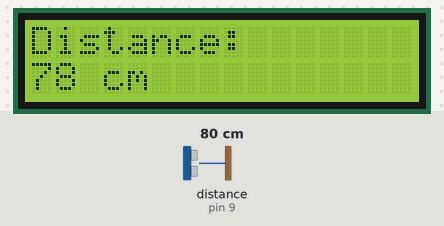
Bench run of a sketch on a simulated Arduino Uno, built with avr-gcc and run on an emulated ATmega328P. Parts: 16×2 character LCD. Wiring (inferred from the names in the program): ultrasonic range finder: trigger pin 8; echo pin 9. Inputs (shaded band) come from the test bench; at power-on: distance to the obstacle (sensor on pin 9) 80 cm. The echo pulse lasts 58.3 µs per cm; storage starts empty; what the sketch prints to the serial monitor is not drawn.

Above: at 2.2 s.
2.3 s: distance to the obstacle (sensor on pin 9) set to 2 cm
At 7.0 s:
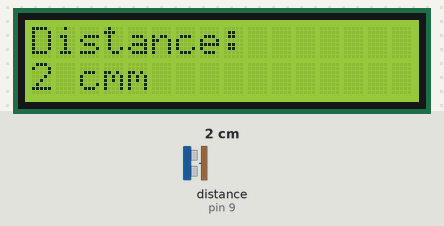
8.3 s: distance to the obstacle (sensor on pin 9) set to 4 cm
At 12.1 s:
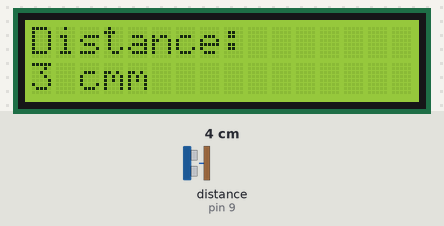
13.1 s: distance to the obstacle (sensor on pin 9) set to 9 cm
At 16.8 s:
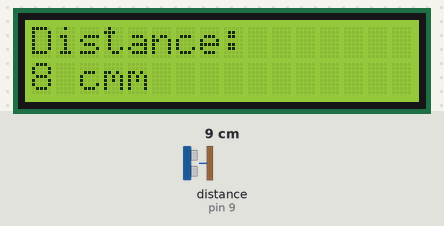
Timing chart, 0 to 18.3 s (numbered marks = the images above; inputs shaded):
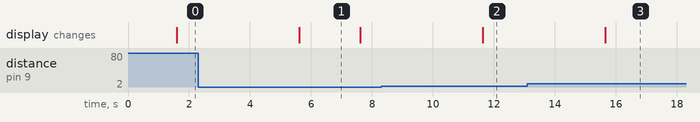

Measured:
- after the input at 2.3 s, the display: changes after 3.3 s (image 1)
- after the input at 8.3 s, the display: changes after 3.3 s (image 2)
- after the input at 13.1 s, the display: changes after 2.5 s (image 3)
- what the display in image 1 shows lasts 2.0 s, from 5.6 s to 7.6 s

The sketch:

sdcard_usonic_LCD.ino
```cpp
//Connections:  MOSI - pin 11, MISO - pin 12, CLK - pin 13, CS - pin 10

#include <LiquidCrystal.h> // includes the LiquidCrystal Library
#include <SD.h>
#include <SPI.h>

LiquidCrystal lcd(19, 18, 17, 16, 15, 14); // Creates an LCD object. Parameters: (rs, enable, d4, d5, d6, d7)

int cs = 10; // Set Chip Select to pin ten

File myFile;  // a File Object

// defines pins numbers
const int trigPin = 8;
const int echoPin = 9;

// defines variables
long duration;
int distance;

void setup()
{
  //
  char myFileName[] = "MyFile.txt";  // The name of the file we will create

  lcd.begin(16,2);

  // Open serial communications and wait for port to open:
  Serial.begin(9600);
  while (!Serial) {

  }
  Serial.println("Initializing SD card...");
  Serial.println();

  pinMode(cs, OUTPUT);

  // Documentation says you're supposed to do this
  // even if you don't use it:
  pinMode(SS, OUTPUT);

  // see if the card is present and can be initialized:
  if (!SD.begin(cs)) {
    Serial.println("SD did not initiliaze");
    while (1) ;
  }
  Serial.println("SD initialized.");


 // Lets check to make sure that the SD card doesn't already have our file
  if (! SD.exists(myFileName)){
     // This next statement will open a file for writing if it exists
     // If it does not exist, it will create that file. That's what we're doing here.
     myFile = SD.open(myFileName, FILE_WRITE);
     // This next statement checks to see if the file
     myFile.println("My 1st Line of Data");  // Send Your First Line to that file
     myFile.flush();  // Save it.
  }
  else{
    // We got here because the file already exists.
    // Therefore we're simple opening the file and writing to it. We will add another line at the end.
    myFile = SD.open(myFileName, FILE_WRITE);
    myFile.println("Another Line of Data");  // Send Your First Line to that file
    myFile.flush();

  }

  Serial.println("Done Writing");

  pinMode(trigPin, OUTPUT); // Sets the trigPin as an Output
  pinMode(echoPin, INPUT); // Sets the echoPin as an Input
}

void loop()
{
  // Clears the trigPin
  digitalWrite(trigPin, LOW);
  delayMicroseconds(2);

  // Sets the trigPin on HIGH state for 10 micro seconds
  digitalWrite(trigPin, HIGH);
  delayMicroseconds(10);
  digitalWrite(trigPin, LOW);

  // Reads the echoPin, returns the sound wave travel time in microseconds
  duration = pulseIn(echoPin, HIGH);

  // Calculating the distance
  distance= duration * 0.034 / 2;

  // Prints the distance on the Serial Monitor
  Serial.print("Distance: ");
  Serial.println(distance);

  // make a string for assembling the data to log:
  String dataString = String(distance);

  myFile.println(dataString);

  // print to the serial port too:
  Serial.println(dataString);

  // SD card is filled with data.
  myFile.flush();

  // Take 1 measurement every 500 milliseconds
  delay(1500);

  lcd.setCursor(0,0);
  lcd.print("                ");
  lcd.setCursor(0,0); // Sets the location at which subsequent text written to the LCD will be displayed
  lcd.print("Distance: "); // Prints string "Distance" on the LCD
  lcd.setCursor(0,1);
  lcd.print(distance); // Prints the distance value from the sensor
  lcd.print(" cm");
  delay(500);
}
```
